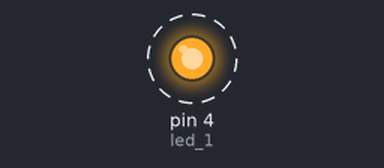
Bench run of a sketch on a simulated Arduino Uno, built with avr-gcc and run on an emulated ATmega328P. Shown: output pins drawn as LEDs (lit = HIGH). Dashed ring = blinking.

Above: at 0.6 s.
Timing chart, 0 to 5.5 s (numbered marks = the images above):
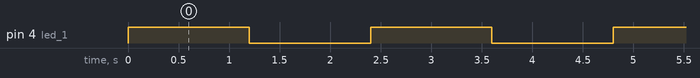

The sketch:

led_1.ino
```cpp
int led_1=4 ;
void setup() {
  // initialize digital pin led_1 as an output.
  pinMode ( led_1, OUTPUT ) ;
}
// the loop function runs over and over again forever
void loop () {
  digitalWrite (led_1, HIGH );
  delay ( 1200 ) ;
  digitalWrite ( led_1 , LOW );
  delay (1200) ;
}
```

Measured:
- by itself, pin 4 (led_1): alternates HIGH for 1.2 s and LOW for 1.2 s
